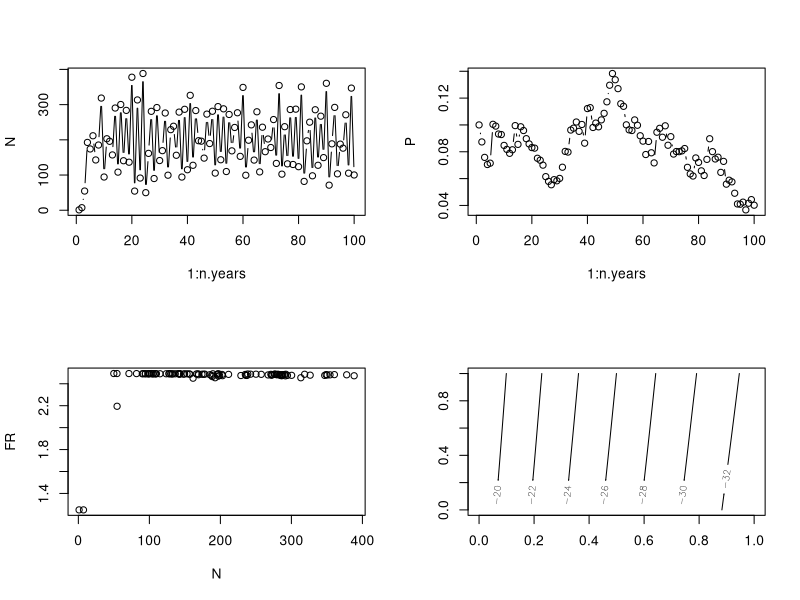
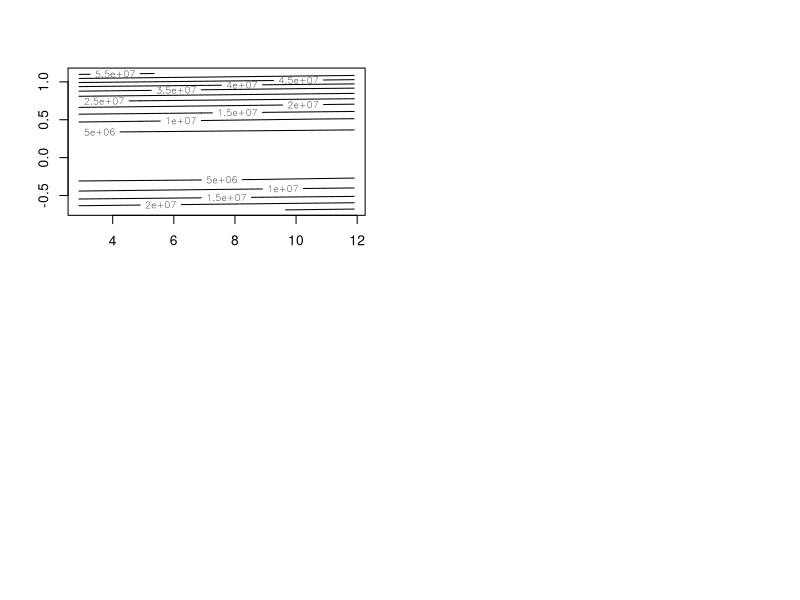
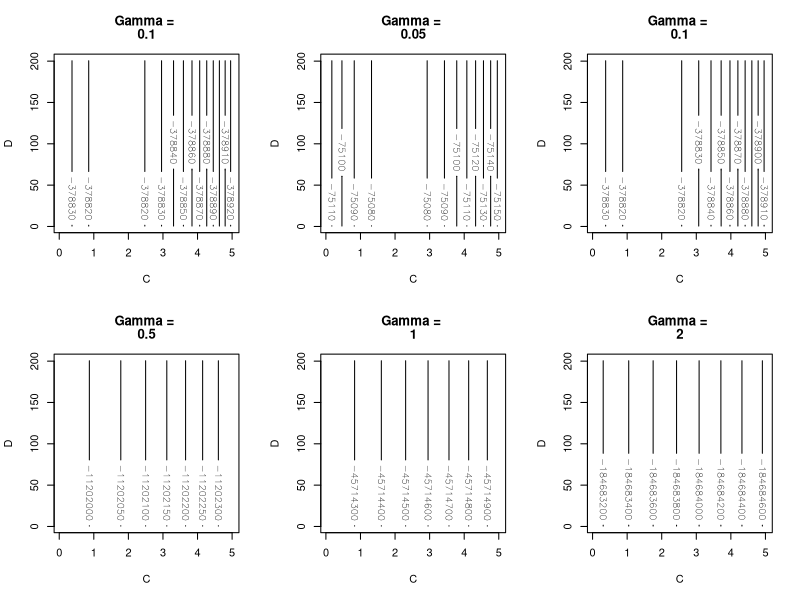
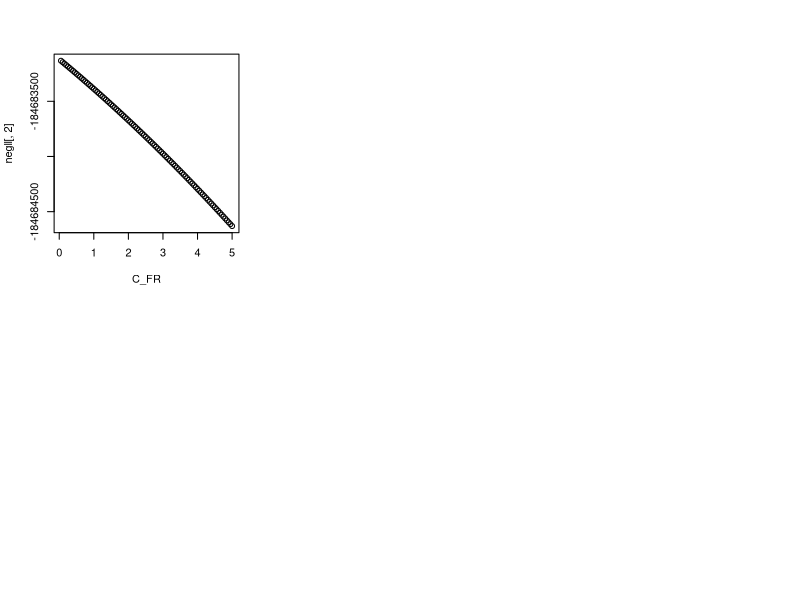
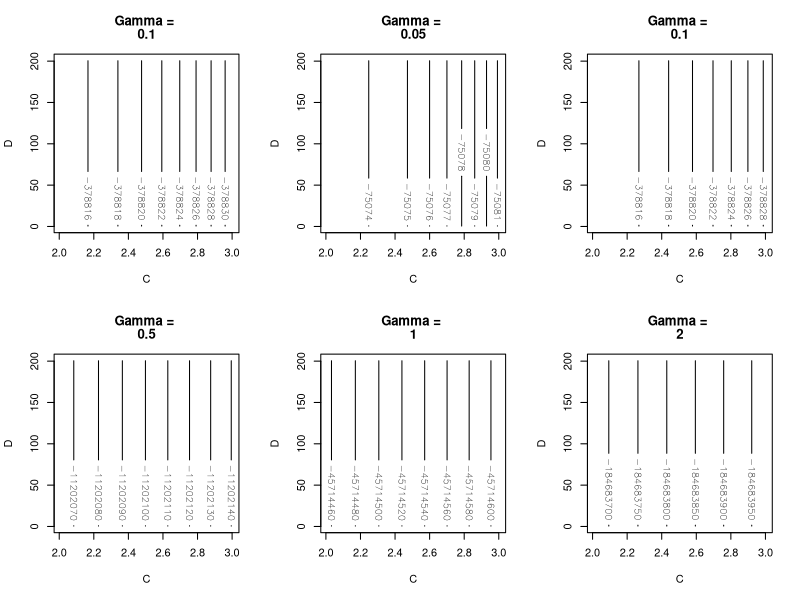
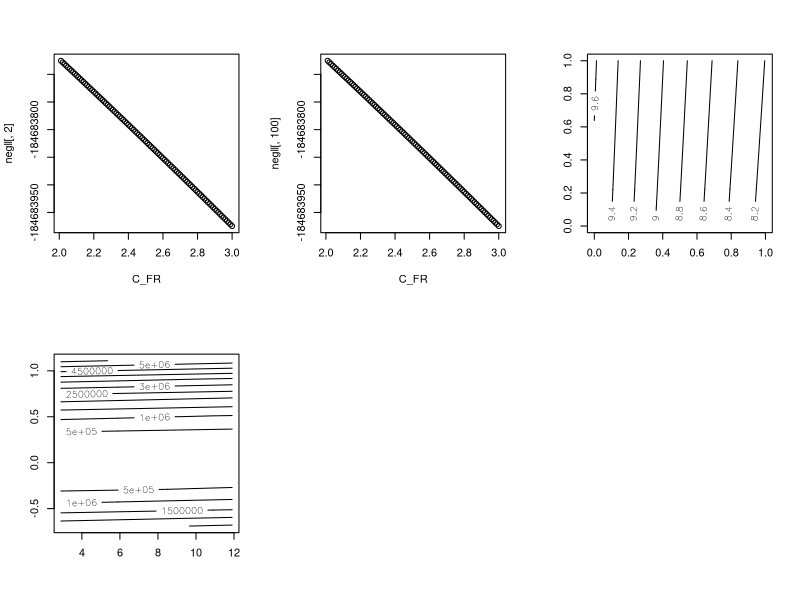

Reproduce these figures in R, in order.
### FB 12/03/2018 - classic predator-prey model fit with no noise on functional response data
### FB 13/11/2017 - predator-prey model with noisy functional response data
### Writes down the likelihood of the model under the assumption of Gaussian noise on the FR
### 24/11/2017 Rosenzweig-MacArthur version -- should improve fitting but doesnt seem to 

rm(list=ls())
graphics.off()

### Model used (use stored simulated data later on, just tryouts for now)
n.years<-100  	# Number of years - 25 first, perhaps use 50 or 100 / worked very well with almost no process error on the real scale
N1<-1			# Initial pop size
P1<-0.1
K<-100			# threshold dd 1/K
beta<-1			# density-dependence exponent
rmax_V<-2		# Max AVERAGE growth rate (thus not a true max...)
rmax_P<-(-0.25)	        # Mortality of the predator #-0.25
sigma2.proc<-0.05	# worked well with 0.005
# Process sigma on the log-scale, use the Peretti et al. value. 0.005


### FR and predator parameters
C<-2.5
D<-1
epsilon<-0.1

### Simulation of data
#set.seed(42) 
#set.seed(41)
set.seed(40)

y<-N<-P<-FR<-numeric(n.years)
N[1]<-N1
P[1]<-P1
FR[1]<-C*N[1]/(D+N[1])

rV<-rnorm(n.years-1,rmax_V,sqrt(sigma2.proc))
rP<-rnorm(n.years-1,rmax_P,sqrt(0.01))
### FRnoise<-rnorm(n.years,0,sqrt(sigma2.proc)) #not present here

for (t in 1:(n.years-1)){
 
  FR[t+1]<-max(C*N[t]/(D+N[t]),0) #+ FRnoise[t+1],0.0)
  N[t+1]<-N[t]*(exp(rV[t]-(N[t]/K)^beta -FR[t]*P[t]/N[t]) + 0.01) #+0.01 to maintain the prey pop positive
  P[t+1]<-P[t]*exp(rP[t] + epsilon*FR[t])
}
## Plotting time series of abundances and FR
par(mfrow=c(2,2))
plot(1:n.years,N,type="b")
plot(1:n.years,P,type="b")
#curve(dbeta(x,a,b),from=0, to=1)
plot(N,FR)

### Produce dataset to fit
#data = cbind(log(N),log(P),FR) 
data = cbind(log(N),log(P)) 

### May be interesting later on to compare the type of dynamical behaviour to identifiability

################# Define the likelihood ########################################
logLik=function(theta,y){
#### y is the data with n rows and 3 columns // log-abundance data + FR data

#### Parameters
# theta1 = r 
# theta2 = gamma = 1/K
# theta3 = sigma1
# theta4 = mu  #mortality
# theta5 = epsilon
# theta6 = sigma2
# theta7 = C
# theta8 = D
# theta9 = sigma3

n=nrow(y)
ll = 0.0 ### Or p_1(a_1|x_1) p(x_1)
for (t in 2:n){
N_t = exp(y[t-1,1])
P_t = exp(y[t-1,2]) 

########## Found error here -- N_t/P_t instead of P_t/N_t in multiplier of FR ########
### mu1 = y[t-1,1] + theta[1] - theta[2]*N_t - y[t-1,3]*N_t/P_t ######################
### was written instead of 
### mu1 = y[t-1,1] + theta[1] - theta[2]*N_t - y[t-1,3]*P_t/N_t ######################
######################################################################################
#mu1 = y[t-1,1] + theta[1] - theta[2]*N_t - ((theta[7]*N_t)/(theta[8] + N_t))*P_t/N_t
mu1 = y[t-1,1] + theta[1] - theta[2]*N_t - (theta[7]*P_t)/(theta[8] + N_t)
### The new DD should remove previous problems with log(1+theta[2]*N_t) 
mu2 = y[t-1,2] + theta[4] + theta[5]*(theta[7]*N_t)/(theta[8] + N_t)
# mu3 = not defined here 
#ll= ll + log(dnorm(y[t,1], mu1, theta[3])) +  log(dnorm(y[t,2], mu2, theta[6])) + log(dnorm(y[t,3], mean = mu3, sd = theta[9]))
# we have log(0) problem
d1=dnorm(y[t,1], mu1, theta[3],log=T) ## directly asking for the log avoids problems
d2=dnorm(y[t,2], mu2, theta[6],log=T)
#d3=dnorm(y[t,3], mu3, theta[9],log=T)
ll=ll+d1+d2#+d3
}
return(-ll)
}

################ Now optimize the LL ###########################################
theta_start = c(runif(1,0.5,2),runif(1,0.001,5),runif(1,0.1,1),runif(1,0.1,0.5),runif(1,0.1,0.5),runif(1,0.1,2),runif(1,0.01,0.1),runif(1,10,100),runif(1,0.1,5))
# Put high values for D not C -- previously the reverse was done for bayesian est. (error?)
# theta_start=rep(1,9) # you never know...

p_opt<-optim(theta_start, logLik, y=data,method="BFGS",hessian=T)
#warnings(): 44: In dnorm(y[t, 2], mu2, theta[6], log = T) : NaNs produced
p_opt<-optim(theta_start, logLik, y=data,hessian=T)
# does not work -- unclear why? Use L-BFGS? 
library(optimx)
p_opt<-optimx(theta_start, logLik, y=data,hessian=T)
## Always same warnings -> In log(1 + theta[2] * N_t) : NaNs produced

### Let's try something extreme 
theta_true  = c(rmax_V,1/K,sqrt(0.05),rmax_P,epsilon,sqrt(0.05),D,C,sqrt(0.05))
p_opt<-optim(theta_true, logLik, y=data,method="BFGS",hessian=T)
p_opt$par
theta_true

############ Create likelihood profiles ########################################

# basic check 
logLik(theta_true,data)
llbis=matrix(0,nrow=10,ncol=10)
for (i in 1:10){
  for (j in 1:10){
    theta_new=theta_true+c(0,0,0,0,0,0,0.05*i-0.5,0.5*j-2,0)
    llbis[i,j]=logLik(theta_new,data)
  }
}
contour(llbis)

# do that with (r,gamma)
logLik(theta_true,data)
llbis=matrix(0,nrow=10,ncol=10)
r_new=g_new=rep(0,10)
for (i in 1:10){
  for (j in 1:10){
    r_new[i] = 1*i-0.1
    g_new[j] = 0.2*j-0.9
    theta_new=theta_true+c(r_new[i],g_new[j],0,0,0,0,0,0)
    llbis[i,j]=logLik(theta_new,data)
  }
}
contour(theta_true[1]+r_new,theta_true[2]+g_new,llbis)

# Let's assume we know the max growth rates (most realistic assumption)

gamma = c(0.1,0.05,0.1,0.5,1,2)
negll=matrix(0,nrow=100,ncol=101)

par(mfrow=c(2,3))
for (kg in 1:length(gamma)){
  D_FR = seq(0.5,200.5,by=2)
    for (kd in 1:length(D_FR)){
      C_FR = seq(0.05,5,0.05) 
      for (kc in 1:length(C_FR)){
       theta = c(rmax_V,gamma[kg],sqrt(0.05),rmax_P,epsilon,sqrt(0.05),C_FR[kc],D_FR[kg],sqrt(0.05))
       negll[kc,kd]=-logLik(theta,data)
      }
    }
  contour(C_FR,D_FR,negll,xlab="C",ylab="D", main=c("Gamma = ",toString(gamma[kg])))
}
plot(C_FR,negll[,2])

### Zooming in on C (between 2 and 3)
par(mfrow=c(2,3))
for (kg in 1:length(gamma)){
  D_FR = seq(0.5,200.5,by=2)
  for (kd in 1:length(D_FR)){
    C_FR = seq(2.01,3,0.01) 
    for (kc in 1:length(C_FR)){
      theta = c(rmax_V,gamma[kg],sqrt(0.05),rmax_P,epsilon,sqrt(0.05),C_FR[kc],D_FR[kg],sqrt(0.05))
      negll[kc,kd]=-logLik(theta,data)
    }
  }
  contour(C_FR,D_FR,negll,xlab="C",ylab="D", main=c("Gamma = ",toString(gamma[kg])))
}

plot(C_FR,negll[,2])

plot(C_FR,negll[,100])

########### Other more realistic profiles #####################################
# todo
###############################################################################   

### NB Should I normalize everything and get rid of the sigmas? 

############### Working directly with the sum of squares ######################
RSS=function(theta,y){
  #### y is the data with n rows and 3 columns // log-abundance data + FR data
  
  #### Parameters
  # theta1 = r 
  # theta2 = gamma
  # theta3 = mu
  # theta4 = epsilon 
  # theta5 = C
  # theta6 = D
  # not the same theta
  
  n=nrow(y)
  rss = 0.0 ### Or p_1(a_1|x_1) p(x_1)
  for (t in 2:n){
    N_t = exp(y[t-1,1])
    P_t = exp(y[t-1,2]) 
    ### mu1 = y[t-1,1] + theta[1] - theta[2]*N_t - y[t-1,3]*N_t/P_t ## Error corrected. 
    mu1 = y[t-1,1] + theta[1] - theta[2]*N_t - (theta[5]*P_t)/(theta[6] + N_t)
    mu2 = y[t-1,2] + theta[3] + theta[4]*(theta[5]*N_t)/(theta[6] + N_t)
    #mu3 = (theta[5]*N_t)/(theta[6] + N_t)
    rss=rss+(y[t,1] - mu1)^2+(y[t,2]-mu2)^2#+(y[t,3]-mu3)^2
  }
  return(rss)
}

### New theta true
theta_true  = c(rmax_V,1/K,rmax_P,epsilon,D,C)
theta_init = theta_true + rnorm(6,0,sd=0.01)
p_opt<-optim(theta_init, RSS, y=data,hessian=T)
p_opt$par
theta_true
### Fairly good... 

### Let's try some more challenging starting values
theta_init = theta_true + rnorm(6,0,sd=0.1)
p_opt<-optim(theta_init, RSS, y=data,hessian=T)
p_opt$par
theta_true
### Fairly good for a number of repeats! 


# basic check 
RSS(theta_true,data)
rssbis=matrix(0,nrow=10,ncol=10)
for (i in 1:10){
  for (j in 1:10){
    theta_new=theta_true+c(0,0,0,0,0.05*i-0.5,0.5*j-2)
    rssbis[i,j]=RSS(theta_new,data)
  }
}
contour(rssbis)

# do that with (r,gamma)
RSS(theta_true,data)
rssbis=matrix(0,nrow=10,ncol=10)
r_new=g_new=rep(0,10)
for (i in 1:10){
  for (j in 1:10){
    r_new[i] = 1*i-0.1
    g_new[j] = 0.2*j-0.9
    theta_new=theta_true+c(r_new[i],g_new[j],0,0,0,0)
    rssbis[i,j]=RSS(theta_new,data)
  }
}
contour(theta_true[1]+r_new,theta_true[2]+g_new,rssbis)

### 
